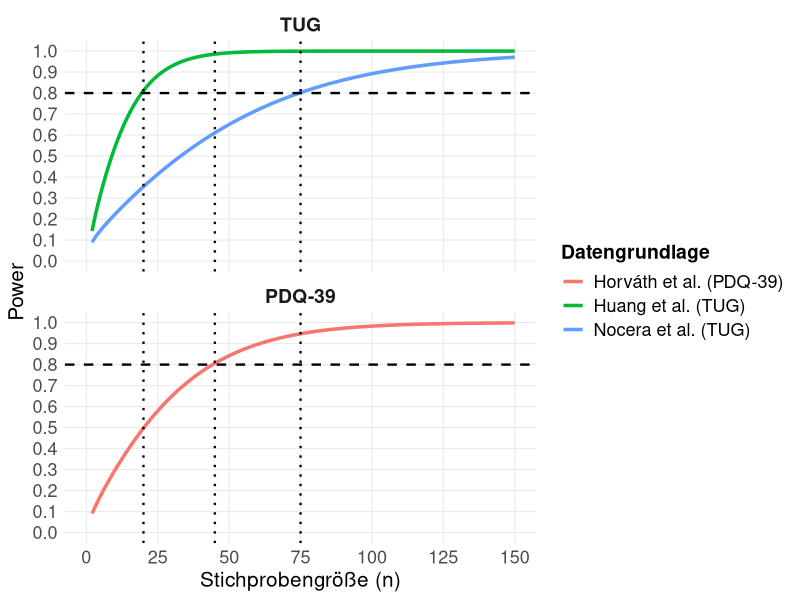

Source code (R):
library(ggplot2)

calc_power_two_sample <- function(n, delta, sd) {
  power.t.test(n = n,
               delta = delta,
               sd = sd,
               sig.level = 0.05,
               type = "two.sample",
               alternative = "one.sided")$power
}

calc_power_paired <- function(n, delta, sd) {
  power.t.test(n = n,
               delta = delta,
               sd = sd,
               sig.level = 0.05,
               type = "paired",
               alternative = "one.sided")$power
}

n_seq <- seq(2, 150, by = 1)

# --- TUG ---
power_huang  <- sapply(n_seq, calc_power_two_sample,
                       delta = 2.36,  sd = 2.9)

power_nocera <- sapply(n_seq, calc_power_two_sample,
                       delta = 2.758, sd = 6.74)

# --- PDQ-39 ---
power_pdq <- sapply(n_seq, calc_power_paired,
                    delta = 4.72, sd = 12.42)

df_all <- rbind(
  data.frame(n = n_seq, power = power_huang,
             line = "Huang et al. (TUG)", panel = "TUG"),
  data.frame(n = n_seq, power = power_nocera,
             line = "Nocera et al. (TUG)", panel = "TUG"),
  data.frame(n = n_seq, power = power_pdq,
             line = "Horváth et al. (PDQ-39)", panel = "PDQ-39")
)

df_all$panel <- factor(df_all$panel,
                       levels = c("TUG", "PDQ-39"))

# --- Plot ---
p <- ggplot(df_all, aes(x = n, y = power, color = line)) +
  
  geom_line(linewidth = 1.2) +
  
  geom_hline(yintercept = 0.8,
             linetype = "dashed",
             linewidth = 0.8) +
  
  geom_vline(data = subset(df_all, panel == "TUG"),
             xintercept = c(20, 75),
             linetype = "dotted",
             linewidth = 0.8) +
  
  geom_vline(data = subset(df_all, panel == "PDQ-39"),
             xintercept = 45,
             linetype = "dotted",
             linewidth = 0.8) +
  
  facet_wrap(~panel, ncol = 1) +
  
  scale_x_continuous(
    limits = c(0, 150),
    breaks = seq(0, 150, by = 25)
  ) +
  
  scale_y_continuous(
    limits = c(0, 1),
    breaks = seq(0, 1, by = 0.1)
  ) +
  
  labs(
    x = "Stichprobengröße (n)",
    y = "Power",
    color = "Datengrundlage"
  ) +
  
  theme_minimal(base_size = 12) +
  
  theme(
    axis.title = element_text(size = 15),
    axis.text  = element_text(size = 13),
    
    legend.title = element_text(size = 14, face = "bold"),
    legend.text  = element_text(size = 13),
    
    strip.text = element_text(size = 14, face = "bold"),
    
    panel.grid.minor = element_blank(),
    panel.grid.major = element_line(linewidth = 0.4)
  )

print(p)
